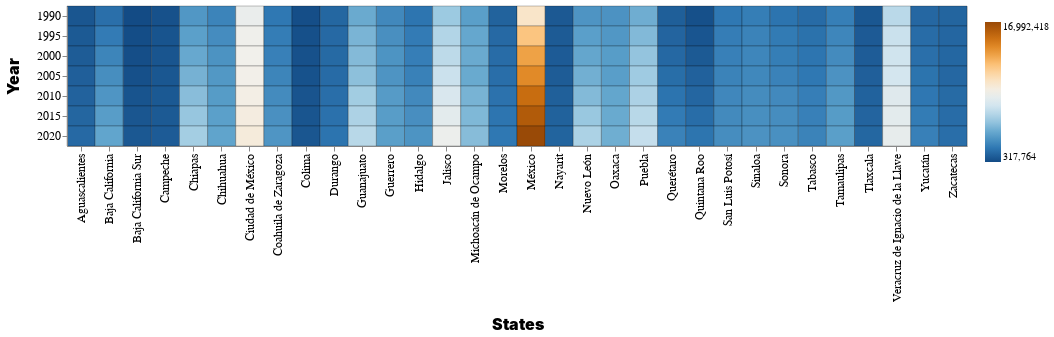

This figure's notebook cell:
### Code cell
import altair as alt

# ... (código anterior para crear df_final) ...

# 1. Preparar los datos para el heatmap (reshaping)
df_reshaped = df_final.pivot_table(index='Año', columns='Entidad federativa', values='Cantidad', aggfunc='sum').reset_index()

# 2. Convertir 'Año' a string (necesario para Altair en algunos casos)
df_reshaped['Año'] = df_reshaped['Año'].astype(str) # <--- AÑADIDO

df_reshaped = df_reshaped.rename_axis(None, axis=1) # No es necesario renombrar la columna 'Año' a 'year'

df_reshaped = df_reshaped.melt(id_vars=['Año'], var_name='states', value_name='population') # Usar 'Año' (no 'year')

# 3. Crear el heatmap con Altair
alt.themes.enable("dark")

heatmap = alt.Chart(df_reshaped).mark_rect().encode(
    y=alt.Y('Año:O', axis=alt.Axis(title="Year", titleFontSize=16, titlePadding=15, titleFontWeight=900, labelAngle=0)), # Usar 'Año'
    x=alt.X('states:O', axis=alt.Axis(title="States", titleFontSize=16, titlePadding=15, titleFontWeight=900)),
    color=alt.Color('max(population):Q',
                     legend=alt.Legend(title=" "),
                     scale=alt.Scale(scheme="blueorange")),
    stroke=alt.value('black'),
    strokeWidth=alt.value(0.25)
).properties(width=900).configure_axis(
    labelFontSize=12,
    titleFontSize=12
)

heatmap

### Figure 1 — Vega-Lite specification as saved in the notebook (floating-point values rounded to 4 significant figures; data arrays with more than 128 entries replaced by an {"elided": "..."} marker saying what was removed)
{"usermeta": {"embedOptions": {"theme": "dark"}}, "config": {"view": {"continuousWidth": 300, "continuousHeight": 300}, "axis": {"labelFontSize": 12, "titleFontSize": 12}}, "data": {"name": "data-8966797522f98ba2fdb5d80fbfe1bd8a"}, "mark": {"type": "rect"}, "encoding": {"color": {"aggregate": "max", "field": "population", "legend": {"title": " "}, "scale": {"scheme": "blueorange"}, "type": "quantitative"}, "stroke": {"value": "black"}, "strokeWidth": {"value": 0.25}, "x": {"axis": {"title": "States", "titleFontSize": 16, "titleFontWeight": 900, "titlePadding": 15}, "field": "states", "type": "ordinal"}, "y": {"axis": {"labelAngle": 0, "title": "Year", "titleFontSize": 16, "titleFontWeight": 900, "titlePadding": 15}, "field": "Año", "type": "ordinal"}}, "width": 900, "$schema": "https://vega.github.io/schema/vega-lite/v5.20.1.json", "datasets": {"data-8966797522f98ba2fdb5d80fbfe1bd8a": {"elided": "224 records"}}}
